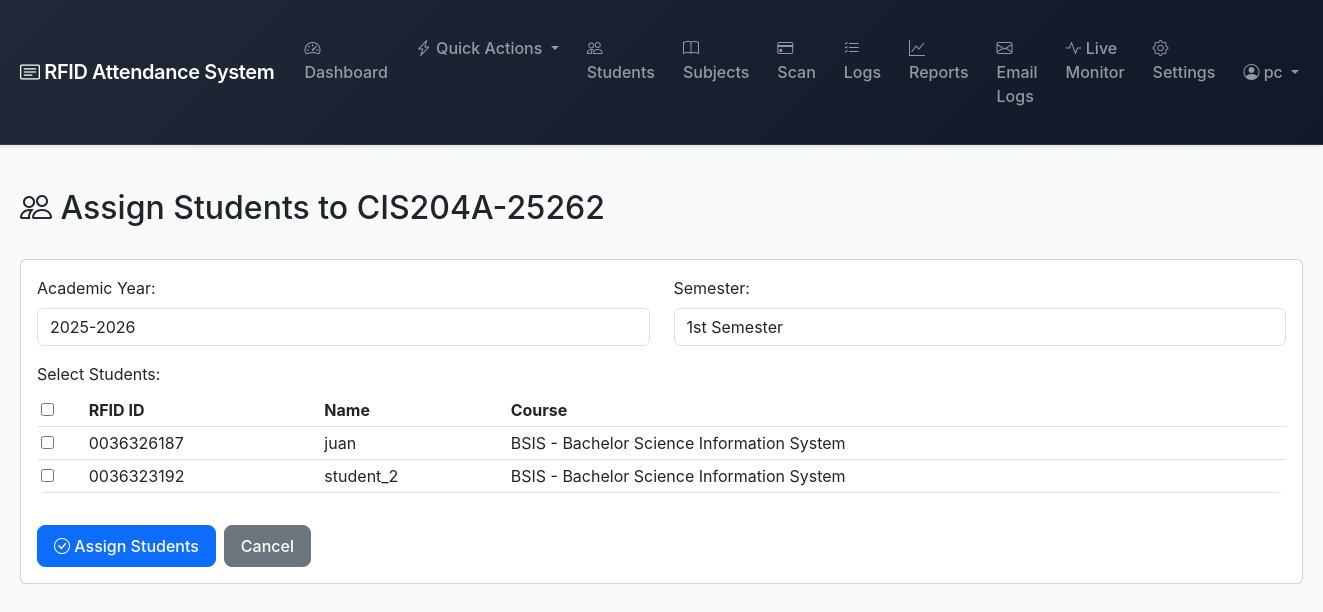
Page /subjects/17/assign-students/ (signed in) on the committed database.
### attendance/models.py (models this page shows, shortened)
class Subject(models.Model):
    code = models.CharField(max_length=20)
    name = models.CharField(max_length=100)
    instructor = models.ForeignKey('Instructor', on_delete=models.PROTECT, related_name='subjects', null=True, blank=True, help_text="Instructor assigned to this subject")
    adviser = models.ForeignKey(Adviser, on_delete=models.CASCADE, related_name='subjects', null=True, blank=True, help_text="Adviser who created/owns this subject")
    course = models.ForeignKey('Course', on_delete=models.PROTECT, related_name='subjects', null=True, blank=True, help_text="Course this subject belongs to (optional for general subjects)")
    course_code = models.CharField(max_length=50, blank=True, default='', help_text="Course code (e.g., BSIT, BSCS)")
    course_number = models.CharField(max_length=50, blank=True, default='', help_text="Course number (e.g., 101, 201)")
    schedule_days = models.CharField(max_length=50, blank=True, default='', help_text="e.g., Mon,Wed,Fri")
    schedule_time_start = models.TimeField(null=True, blank=True)
    schedule_time_end = models.TimeField(null=True, blank=True)
    is_active = models.BooleanField(default=True)
    created_at = models.DateTimeField(auto_now_add=True, null=True, blank=True)
    class Meta:
        ordering = ['code']
        unique_together = [['code', 'adviser']]

class Student(models.Model):
    rfid_id = models.CharField(max_length=50, unique=True)
    student_id = models.CharField(max_length=50, unique=True, null=True, blank=True)
    name = models.CharField(max_length=100)
    course = models.ForeignKey('Course', on_delete=models.PROTECT, related_name='students', help_text="Student's enrolled course")
    section = models.ForeignKey('Section', on_delete=models.PROTECT, related_name='students', null=True, blank=True, help_text="Student's section (A, B, C, etc.)")
    email = models.EmailField()
    adviser = models.ForeignKey(Adviser, on_delete=models.SET_NULL, null=True, blank=True, related_name='students')
    user = models.OneToOneField(User, on_delete=models.CASCADE, null=True, blank=True, related_name='student_profile')
    created_at = models.DateTimeField(auto_now_add=True, null=True, blank=True)
    updated_at = models.DateTimeField(auto_now=True, null=True, blank=True)
    class Meta:
        ordering = ['name']

class Course(models.Model):
    code = models.CharField(max_length=50, unique=True, help_text="Course code (e.g., BSIT, BSCS)")
    name = models.CharField(max_length=200, help_text="Full course name (e.g., Bachelor of Science in Information Technology)")
    description = models.TextField(blank=True, default='', help_text="Optional course description")
    is_active = models.BooleanField(default=True, help_text="Whether this course is currently active")
    created_at = models.DateTimeField(auto_now_add=True)
    updated_at = models.DateTimeField(auto_now=True)
    def __str__(self):
        return f"{self.code} - {self.name}"
    class Meta:
        ordering = ['code']
        verbose_name_plural = "Courses"
        indexes = [
            models.Index(fields=['code', 'is_active']),
        ]

### attendance/views.py (the view, shortened to what this page needs)
# urls.py: path('subjects/<int:subject_id>/assign-students/', views.assign_students_to_subject, name='assign_students'),
@login_required
def assign_students_to_subject(request, subject_id):
    subject = get_object_or_404(Subject, id=subject_id)
    if request.user.is_superuser or request.user.is_staff:
        pass
    elif hasattr(request.user, 'adviser_profile'):
        if not subject.adviser or subject.adviser != request.user.adviser_profile:
            messages.error(request, "You don't have permission to assign students to this subject. You can only assign students to subjects registered to you.")
            return redirect('subject_list')
    else:
        messages.error(request, "You don't have permission to assign students to subjects.")
        return redirect('subject_list')
    accessible_courses = get_user_accessible_courses(request.user)
    if not (request.user.is_superuser or request.user.is_staff):
        if subject.course and subject.course not in accessible_courses:
            messages.error(request, "You don't have permission to assign students to this subject.")
            return redirect('subject_list')
    enrolled_students = StudentSubject.objects.filter(subject=subject).values_list('student_id', flat=True)
    all_students = Student.objects.exclude(id__in=enrolled_students)
    all_students = filter_by_user_courses(all_students, request.user)
    context = {
        'subject': subject,
        'students': all_students,
        'enrolled_students': Student.objects.filter(id__in=enrolled_students),
    }
    return render(request, 'attendance/assign_students.html', context)

### attendance/views.py (called while the page is built)
def get_user_accessible_courses(user):
    if user.is_superuser or user.is_staff:
        return Course.objects.filter(is_active=True)
    elif hasattr(user, 'adviser_profile'):
        adviser = user.adviser_profile
        return adviser.courses.filter(is_active=True)
    elif hasattr(user, 'student_profile'):
        student = user.student_profile
        if student.course:
            return Course.objects.filter(id=student.course.id, is_active=True)
        return Course.objects.none()
    return Course.objects.none()

def filter_by_user_courses(queryset, user, course_field='course'):
    accessible_courses = get_user_accessible_courses(user)
    if user.is_superuser or user.is_staff:
        return queryset
    elif accessible_courses.exists():
        return queryset.filter(**{f'{course_field}__in': accessible_courses})
    else:
        return queryset.none()

### attendance/templates/attendance/assign_students.html (shortened to what this page needs)
{% extends 'attendance/base.html' %}
{% block content %}
<div class="d-flex justify-content-between align-items-center mb-4">
    <h2><i class="bi bi-people"></i> Assign Students to {{ subject.code }}</h2>
</div>
<div class="card">
    <div class="card-body">
        <form method="POST" action="{% url 'assign_students' subject.id %}">
            <div class="row mb-3">
                <div class="col-md-6">
                    <label for="academic_year" class="form-label">Academic Year:</label>
                    <input type="text" class="form-control" id="academic_year" name="academic_year"
                           value="2025-2026" required>
                </div>
                <div class="col-md-6">
                    <label for="semester" class="form-label">Semester:</label>
                    <input type="text" class="form-control" id="semester" name="semester"
                           value="1st Semester" required>
                </div>
            </div>
            <div class="mb-3">
                <label class="form-label">Select Students:</label>
                <div class="table-responsive" style="max-height: 400px; overflow-y: auto;">
                    <table class="table table-sm">
                        <thead>
                            <tr>
                                <th><input type="checkbox" id="select-all"></th>
                                <th>RFID ID</th>
                                <th>Name</th>
                                <th>Course</th>
                            </tr>
                        </thead>
                        <tbody>
                            {% for student in students %}
                            <tr>
                                <td>
                                    <input type="checkbox" name="student_ids" value="{{ student.id }}" class="student-checkbox">
                                </td>
                                <td>{{ student.rfid_id }}</td>
                                <td>{{ student.name }}</td>
                                <td>{{ student.course }}</td>
                            </tr>
                            {% empty %}
                            <tr>
                                <td colspan="4" class="text-center">All students are already assigned to this subject.</td>
                            </tr>
                            {% endfor %}
                        </tbody>
                    </table>
                </div>
            </div>
            <div class="d-flex gap-2">
                <button type="submit" class="btn btn-primary">
                    <i class="bi bi-check-circle"></i> Assign Students
                </button>
                <a href="{% url 'subject_list' %}" class="btn btn-secondary">Cancel</a>
            </div>
        </form>
    </div>
</div>
{% endblock %}

### attendance/templates/attendance/base.html (shortened to what this page needs)
<!DOCTYPE html>
<html lang="en">
<head>
    <link href="https://cdn.jsdelivr.net/npm/bootstrap@5.3.0/dist/css/bootstrap.min.css" rel="stylesheet">
    <link rel="stylesheet" href="https://cdn.jsdelivr.net/npm/bootstrap-icons@1.11.0/font/bootstrap-icons.css">
</head>
<body>
    {% if user.is_authenticated %}
    <nav class="navbar navbar-expand-lg navbar-dark {% if user.student_profile %}bg-success{% elif is_adviser %}bg-info{% else %}bg-dark{% endif %} mb-4">
        <div class="container-fluid">
            <a class="navbar-brand" href="{% if user.student_profile %}{% url 'student_features' %}{% elif is_adviser %}{% url 'adviser_features' %}{% else %}{% url 'dashboard' %}{% endif %}">
                <i class="bi bi-card-text"></i> RFID Attendance System
            </a>
            <div class="collapse navbar-collapse" id="navbarNav">
                {% if user.student_profile %}
                <ul class="navbar-nav me-auto">
                    <li class="nav-item">
                        <a class="nav-link" href="{% url 'student_features' %}">
                            <i class="bi bi-speedometer2"></i> Features
                        </a>
                    </li>
                    <li class="nav-item">
                        <a class="nav-link" href="{% url 'student_dashboard' %}">
                            <i class="bi bi-clipboard-data"></i> My Dashboard
                        </a>
                    </li>
                    <li class="nav-item">
                        <a class="nav-link" href="{% url 'student_enroll_subjects' %}">
                            <i class="bi bi-book-plus"></i> Enroll Subjects
                        </a>
                    </li>
                </ul>
                <ul class="navbar-nav">
                    <li class="nav-item dropdown">
                        <a class="nav-link dropdown-toggle" href="#" id="navbarDropdown" role="button" data-bs-toggle="dropdown">
                            <i class="bi bi-person-circle"></i> {{ user.student_profile.name }}
                        </a>
                        <ul class="dropdown-menu dropdown-menu-end">
                            <li><a class="dropdown-item" href="{% url 'student_features' %}">
                                <i class="bi bi-speedometer2"></i> Features Dashboard
                            </a></li>
                            <li><a class="dropdown-item" href="{% url 'student_dashboard' %}">
                                <i class="bi bi-house"></i> Dashboard
                            </a></li>
                            <li><a class="dropdown-item" href="{% url 'student_enroll_subjects' %}">
                                <i class="bi bi-book-plus"></i> Enroll Subjects
                            </a></li>
                            <li><hr class="dropdown-divider"></li>
                            <li><a class="dropdown-item" href="{% url 'student_logout' %}">
                                <i class="bi bi-box-arrow-right"></i> Logout
                            </a></li>
                        </ul>
                    </li>
                </ul>
                {% else %}
                <ul class="navbar-nav me-auto">
                    <li class="nav-item">
                        <a class="nav-link" href="{% url 'dashboard' %}">
                            <i class="bi bi-speedometer2"></i> Dashboard
                        </a>
                    </li>
                    <li class="nav-item dropdown">
                        <a class="nav-link dropdown-toggle" href="#" id="quickActionsDropdown" role="button" data-bs-toggle="dropdown" aria-expanded="false">
                            <i class="bi bi-lightning-charge"></i> Quick Actions
                        </a>
                    </li>
                    <li class="nav-item">
                        <a class="nav-link" href="{% url 'student_list' %}">
                            <i class="bi bi-people"></i> Students
                        </a>
                    </li>
                    <li class="nav-item">
                        <a class="nav-link" href="{% url 'subject_list' %}">
                            <i class="bi bi-book"></i> Subjects
                        </a>
                    </li>
                    <li class="nav-item">
                        <a class="nav-link" href="{% url 'scan' %}">
                            <i class="bi bi-credit-card"></i> Scan
                        </a>
                    </li>
                    <li class="nav-item">
                        <a class="nav-link" href="{% url 'attendance_logs' %}">
                            <i class="bi bi-list-check"></i> Logs
                        </a>
                    </li>
                    <li class="nav-item">
                        <a class="nav-link" href="{% url 'student_summary' %}">
                            <i class="bi bi-graph-up"></i> Reports
                        </a>
                    </li>
                    <li class="nav-item">
                        <a class="nav-link" href="{% url 'email_logs' %}">
                            <i class="bi bi-envelope"></i> Email Logs
                        </a>
                    </li>
                    <li class="nav-item">
                        <a class="nav-link" href="{% url 'live_monitor' %}">
                            <i class="bi bi-activity"></i> Live Monitor
                        </a>
                    </li>
                    <li class="nav-item">
                        <a class="nav-link" href="{% url 'settings' %}">
                            <i class="bi bi-gear"></i> Settings
                        </a>
                    </li>
                </ul>
                <ul class="navbar-nav">
                    <li class="nav-item dropdown">
                        <a class="nav-link dropdown-toggle" href="#" id="navbarDropdown" role="button" data-bs-toggle="dropdown">
                            <i class="bi bi-person-circle"></i> {{ user.get_full_name|default:user.username }}
                        </a>
                    </li>
                </ul>
                {% endif %}
            </div>
        </div>
    </nav>
    {% endif %}
    <div class="container-fluid">
        {% block content %}{% endblock %}
    </div>
</body>
</html>

### attendance/templates/attendance/base.html (style rules this page uses)
:root { --primary-blue: #2563eb; --primary-blue-dark: #1e40af; --primary-blue-light: #3b82f6; --nav-bg-adviser: #1e3a8a; --nav-bg-student: #059669; --nav-bg-admin: #1f2937; }
body { background-color: #f8fafc; font-family: -apple-system, BlinkMacSystemFont, 'Segoe UI', Roboto, 'Helvetica Neue', Arial, sans-serif; }
.navbar { box-shadow: 0 2px 4px rgba(0,0,0,0.1); border-bottom: 1px solid rgba(255,255,255,0.1); }
.navbar-dark.bg-dark { background: linear-gradient(135deg, var(--nav-bg-admin) 0%, #111827 100%) !important; }
.navbar-brand { font-weight: 600; font-size: 1.25rem; letter-spacing: -0.02em; }
.nav-link { font-weight: 500; transition: all 0.2s ease; border-radius: 6px; margin: 0 2px; padding: 8px 12px !important; }
.table-responsive { max-height: 600px; overflow-y: auto; border-radius: 8px; }
.table { border-radius: 8px; overflow: hidden; }
.table thead { background-color: #f8fafc; }
.btn { border-radius: 8px; font-weight: 500; padding: 8px 16px; transition: all 0.2s ease; }
.container-fluid { padding: 20px; }
html { scroll-behavior: smooth; }

### rows in the picture
Subject: code "CIS204A-25262"
Student: rfid_id "0036326187", name "juan", course "BSIS - Bachelor Science Information System"
Student: rfid_id "0036323192", name "student_2", course "BSIS - Bachelor Science Information System"

### other values in the picture
{{ user.get_full_name|default:user.username }} "pc"
